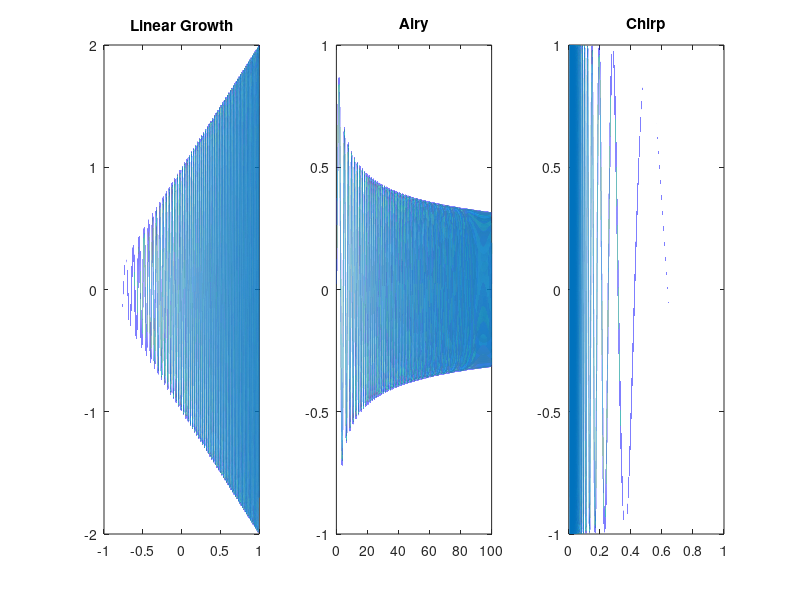

The MATLAB script that drew this image:
% Script for making the plot in Figure 6 of our paper

figure

subplot(1,3,1)
x = linspace(-1,1,4^10);
y = (x+1).*sin(100*(x+1).^2);
plot(x,y)
title('Linear Growth')

subplot(1,3,2)
x = linspace(.01,100,4^10);
y = x.^(-1/4).*sin(2/3 * x.^(3/2));
plot(x,y)
title('Airy')

subplot(1,3,3)
x = linspace(0.01,1,4^10);
y = sin(4./x).*cos(x.^2);
plot(x,y)
title('Chirp')
